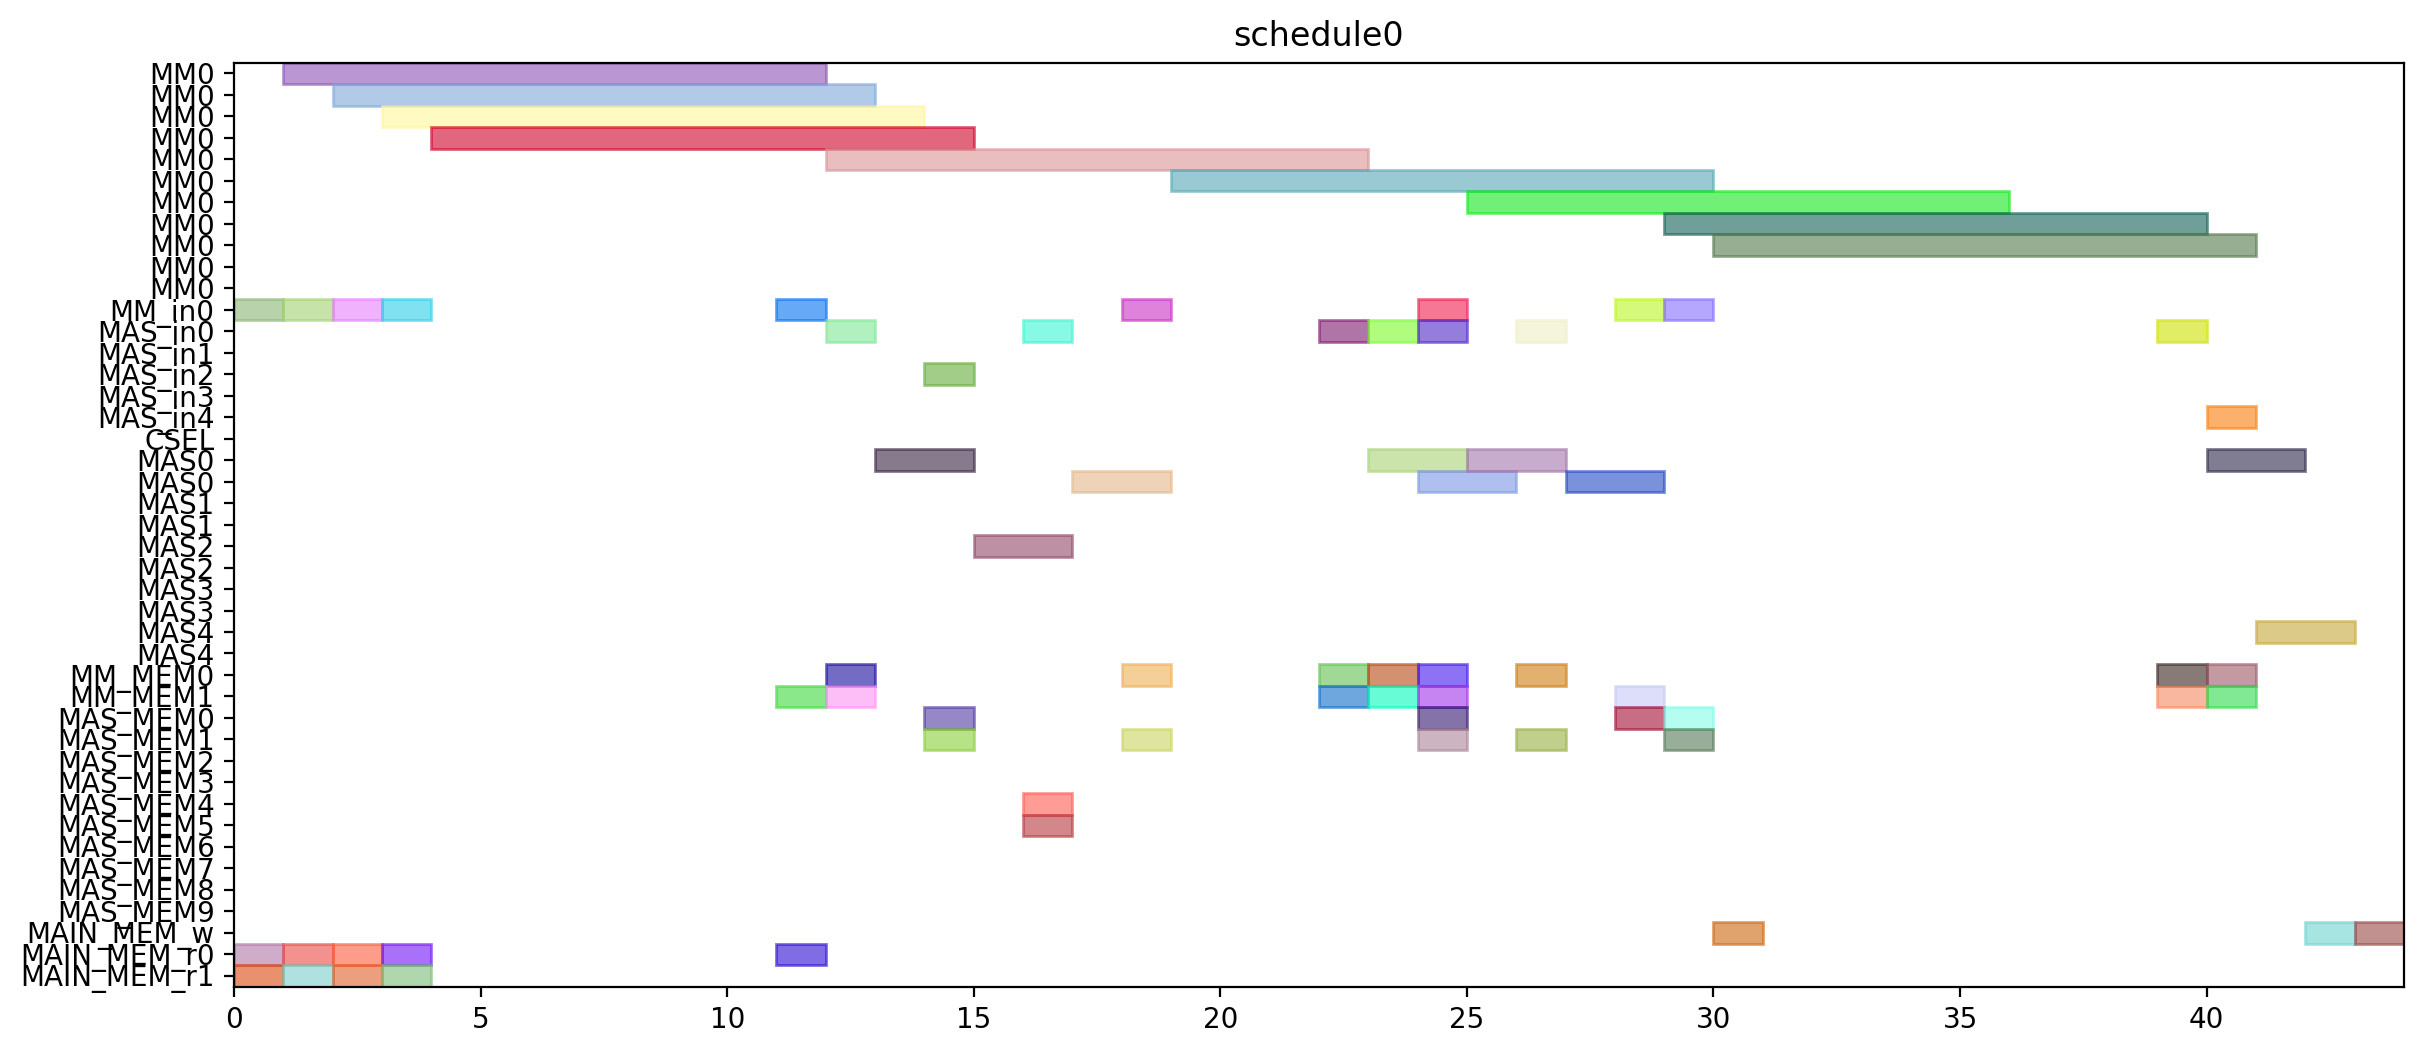

Write the Python code that produced this figure.
from pyschedule import Scenario, solvers, plotters, alt


def solve():
	horizon = 120
	S = Scenario("schedule0", horizon=horizon)

	# resource
	MM = S.Resources('MM', num=1, size=11)
	MM_in = S.Resources('MM_in', num=1)
	MAS_in = S.Resources('MAS_in', num=5)
	CSEL = S.Resource('CSEL')
	MAS = S.Resources('MAS', num=5, size=2, periods=range(1, horizon))
	MM_MEM = S.Resources('MM_MEM', num=2)
	MAS_MEM = S.Resources('MAS_MEM', num=10)
	MAIN_MEM_w = S.Resource('MAIN_MEM_w', size=1)
	MAIN_MEM_r = S.Resources('MAIN_MEM_r', num=2)

	# result of previous scheduling

	# new tasks
	t0 = S.Task('t0', length=11, delay_cost=1)
	t0 += alt(MM)
	t0_in = S.Task('t0_in', length=1, delay_cost=1)
	t0_in += alt(MM_in)
	S += t0_in*MM_in[0]<=t0*MM[0]
	t0_mem0 = S.Task('t0_mem0', length=1, delay_cost=1)
	t0_mem0 += MAIN_MEM_r[0]
	S += t0_mem0 <= t0

	t0_mem1 = S.Task('t0_mem1', length=1, delay_cost=1)
	t0_mem1 += MAIN_MEM_r[1]
	S += t0_mem1 <= t0

	t3 = S.Task('t3', length=11, delay_cost=1)
	t3 += alt(MM)
	t3_in = S.Task('t3_in', length=1, delay_cost=1)
	t3_in += alt(MM_in)
	S += t3_in*MM_in[0]<=t3*MM[0]
	t3_mem0 = S.Task('t3_mem0', length=1, delay_cost=1)
	t3_mem0 += MAIN_MEM_r[0]
	S += t3_mem0 <= t3

	t3_mem1 = S.Task('t3_mem1', length=1, delay_cost=1)
	t3_mem1 += MAIN_MEM_r[1]
	S += t3_mem1 <= t3

	t1 = S.Task('t1', length=11, delay_cost=1)
	t1 += alt(MM)
	t1_in = S.Task('t1_in', length=1, delay_cost=1)
	t1_in += alt(MM_in)
	S += t1_in*MM_in[0]<=t1*MM[0]
	t1_mem0 = S.Task('t1_mem0', length=1, delay_cost=1)
	t1_mem0 += MAIN_MEM_r[0]
	S += t1_mem0 <= t1

	t1_mem1 = S.Task('t1_mem1', length=1, delay_cost=1)
	t1_mem1 += MAIN_MEM_r[1]
	S += t1_mem1 <= t1

	t2 = S.Task('t2', length=11, delay_cost=1)
	t2 += alt(MM)
	t2_in = S.Task('t2_in', length=1, delay_cost=1)
	t2_in += alt(MM_in)
	S += t2_in*MM_in[0]<=t2*MM[0]
	t2_mem0 = S.Task('t2_mem0', length=1, delay_cost=1)
	t2_mem0 += MAIN_MEM_r[0]
	S += t2_mem0 <= t2

	t2_mem1 = S.Task('t2_mem1', length=1, delay_cost=1)
	t2_mem1 += MAIN_MEM_r[1]
	S += t2_mem1 <= t2

	t4 = S.Task('t4', length=11, delay_cost=1)
	t4 += alt(MM)
	t4_in = S.Task('t4_in', length=1, delay_cost=1)
	t4_in += alt(MM_in)
	S += t4_in*MM_in[0]<=t4*MM[0]
	t4_mem0 = S.Task('t4_mem0', length=1, delay_cost=1)
	t4_mem0 += MAIN_MEM_r[0]
	S += t4_mem0 <= t4

	t4_mem1 = S.Task('t4_mem1', length=1, delay_cost=1)
	t4_mem1 += alt(MM_MEM)
	S += (t2*MM[0])-1 < t4_mem1*MM_MEM[1]
	S += t4_mem1 <= t4

	t5 = S.Task('t5', length=2, delay_cost=1)
	t5 += alt(MAS)
	t5_in = S.Task('t5_in', length=1, delay_cost=1)
	t5_in += alt(MAS_in)
	S += t5_in*MAS_in[0]<=t5*MAS[0]

	S += t5_in*MAS_in[1]<=t5*MAS[1]

	S += t5_in*MAS_in[2]<=t5*MAS[2]

	S += t5_in*MAS_in[3]<=t5*MAS[3]

	S += t5_in*MAS_in[4]<=t5*MAS[4]

	t5_mem0 = S.Task('t5_mem0', length=1, delay_cost=1)
	t5_mem0 += alt(MM_MEM)
	S += (t0*MM[0])-1 < t5_mem0*MM_MEM[0]
	S += t5_mem0 <= t5

	t5_mem1 = S.Task('t5_mem1', length=1, delay_cost=1)
	t5_mem1 += alt(MM_MEM)
	S += (t0*MM[0])-1 < t5_mem1*MM_MEM[1]
	S += t5_mem1 <= t5

	t6 = S.Task('t6', length=2, delay_cost=1)
	t6 += alt(MAS)
	t6_in = S.Task('t6_in', length=1, delay_cost=1)
	t6_in += alt(MAS_in)
	S += t6_in*MAS_in[0]<=t6*MAS[0]

	S += t6_in*MAS_in[1]<=t6*MAS[1]

	S += t6_in*MAS_in[2]<=t6*MAS[2]

	S += t6_in*MAS_in[3]<=t6*MAS[3]

	S += t6_in*MAS_in[4]<=t6*MAS[4]

	t6_mem0 = S.Task('t6_mem0', length=1, delay_cost=1)
	t6_mem0 += alt(MAS_MEM)
	S += (t5*MAS[0])-1 < t6_mem0*MAS_MEM[0]
	S += (t5*MAS[1])-1 < t6_mem0*MAS_MEM[2]
	S += (t5*MAS[2])-1 < t6_mem0*MAS_MEM[4]
	S += (t5*MAS[3])-1 < t6_mem0*MAS_MEM[6]
	S += (t5*MAS[4])-1 < t6_mem0*MAS_MEM[8]
	S += t6_mem0 <= t6

	t6_mem1 = S.Task('t6_mem1', length=1, delay_cost=1)
	t6_mem1 += alt(MAS_MEM)
	S += (t5*MAS[0])-1 < t6_mem1*MAS_MEM[1]
	S += (t5*MAS[1])-1 < t6_mem1*MAS_MEM[3]
	S += (t5*MAS[2])-1 < t6_mem1*MAS_MEM[5]
	S += (t5*MAS[3])-1 < t6_mem1*MAS_MEM[7]
	S += (t5*MAS[4])-1 < t6_mem1*MAS_MEM[9]
	S += t6_mem1 <= t6

	t9 = S.Task('t9', length=2, delay_cost=1)
	t9 += alt(MAS)
	t9_in = S.Task('t9_in', length=1, delay_cost=1)
	t9_in += alt(MAS_in)
	S += t9_in*MAS_in[0]<=t9*MAS[0]

	S += t9_in*MAS_in[1]<=t9*MAS[1]

	S += t9_in*MAS_in[2]<=t9*MAS[2]

	S += t9_in*MAS_in[3]<=t9*MAS[3]

	S += t9_in*MAS_in[4]<=t9*MAS[4]

	t9_mem0 = S.Task('t9_mem0', length=1, delay_cost=1)
	t9_mem0 += alt(MM_MEM)
	S += (t0*MM[0])-1 < t9_mem0*MM_MEM[0]
	S += t9_mem0 <= t9

	t9_mem1 = S.Task('t9_mem1', length=1, delay_cost=1)
	t9_mem1 += alt(MM_MEM)
	S += (t4*MM[0])-1 < t9_mem1*MM_MEM[1]
	S += t9_mem1 <= t9

	t10 = S.Task('t10', length=2, delay_cost=1)
	t10 += alt(MAS)
	t10_in = S.Task('t10_in', length=1, delay_cost=1)
	t10_in += alt(MAS_in)
	S += t10_in*MAS_in[0]<=t10*MAS[0]

	S += t10_in*MAS_in[1]<=t10*MAS[1]

	S += t10_in*MAS_in[2]<=t10*MAS[2]

	S += t10_in*MAS_in[3]<=t10*MAS[3]

	S += t10_in*MAS_in[4]<=t10*MAS[4]

	t10_mem0 = S.Task('t10_mem0', length=1, delay_cost=1)
	t10_mem0 += alt(MM_MEM)
	S += (t4*MM[0])-1 < t10_mem0*MM_MEM[0]
	S += t10_mem0 <= t10

	t10_mem1 = S.Task('t10_mem1', length=1, delay_cost=1)
	t10_mem1 += alt(MM_MEM)
	S += (t4*MM[0])-1 < t10_mem1*MM_MEM[1]
	S += t10_mem1 <= t10

	t7 = S.Task('t7', length=2, delay_cost=1)
	t7 += alt(MAS)
	t7_in = S.Task('t7_in', length=1, delay_cost=1)
	t7_in += alt(MAS_in)
	S += t7_in*MAS_in[0]<=t7*MAS[0]

	S += t7_in*MAS_in[1]<=t7*MAS[1]

	S += t7_in*MAS_in[2]<=t7*MAS[2]

	S += t7_in*MAS_in[3]<=t7*MAS[3]

	S += t7_in*MAS_in[4]<=t7*MAS[4]

	t7_mem0 = S.Task('t7_mem0', length=1, delay_cost=1)
	t7_mem0 += alt(MAS_MEM)
	S += (t6*MAS[0])-1 < t7_mem0*MAS_MEM[0]
	S += (t6*MAS[1])-1 < t7_mem0*MAS_MEM[2]
	S += (t6*MAS[2])-1 < t7_mem0*MAS_MEM[4]
	S += (t6*MAS[3])-1 < t7_mem0*MAS_MEM[6]
	S += (t6*MAS[4])-1 < t7_mem0*MAS_MEM[8]
	S += t7_mem0 <= t7

	t7_mem1 = S.Task('t7_mem1', length=1, delay_cost=1)
	t7_mem1 += alt(MAS_MEM)
	S += (t6*MAS[0])-1 < t7_mem1*MAS_MEM[1]
	S += (t6*MAS[1])-1 < t7_mem1*MAS_MEM[3]
	S += (t6*MAS[2])-1 < t7_mem1*MAS_MEM[5]
	S += (t6*MAS[3])-1 < t7_mem1*MAS_MEM[7]
	S += (t6*MAS[4])-1 < t7_mem1*MAS_MEM[9]
	S += t7_mem1 <= t7

	t11 = S.Task('t11', length=2, delay_cost=1)
	t11 += alt(MAS)
	t11_in = S.Task('t11_in', length=1, delay_cost=1)
	t11_in += alt(MAS_in)
	S += t11_in*MAS_in[0]<=t11*MAS[0]

	S += t11_in*MAS_in[1]<=t11*MAS[1]

	S += t11_in*MAS_in[2]<=t11*MAS[2]

	S += t11_in*MAS_in[3]<=t11*MAS[3]

	S += t11_in*MAS_in[4]<=t11*MAS[4]

	t11_mem0 = S.Task('t11_mem0', length=1, delay_cost=1)
	t11_mem0 += alt(MAS_MEM)
	S += (t10*MAS[0])-1 < t11_mem0*MAS_MEM[0]
	S += (t10*MAS[1])-1 < t11_mem0*MAS_MEM[2]
	S += (t10*MAS[2])-1 < t11_mem0*MAS_MEM[4]
	S += (t10*MAS[3])-1 < t11_mem0*MAS_MEM[6]
	S += (t10*MAS[4])-1 < t11_mem0*MAS_MEM[8]
	S += t11_mem0 <= t11

	t11_mem1 = S.Task('t11_mem1', length=1, delay_cost=1)
	t11_mem1 += alt(MM_MEM)
	S += (t4*MM[0])-1 < t11_mem1*MM_MEM[1]
	S += t11_mem1 <= t11

	t8 = S.Task('t8', length=11, delay_cost=1)
	t8 += alt(MM)
	t8_in = S.Task('t8_in', length=1, delay_cost=1)
	t8_in += alt(MM_in)
	S += t8_in*MM_in[0]<=t8*MM[0]
	t8_mem0 = S.Task('t8_mem0', length=1, delay_cost=1)
	t8_mem0 += alt(MM_MEM)
	S += (t4*MM[0])-1 < t8_mem0*MM_MEM[0]
	S += t8_mem0 <= t8

	t8_mem1 = S.Task('t8_mem1', length=1, delay_cost=1)
	t8_mem1 += alt(MAS_MEM)
	S += (t7*MAS[0])-1 < t8_mem1*MAS_MEM[1]
	S += (t7*MAS[1])-1 < t8_mem1*MAS_MEM[3]
	S += (t7*MAS[2])-1 < t8_mem1*MAS_MEM[5]
	S += (t7*MAS[3])-1 < t8_mem1*MAS_MEM[7]
	S += (t7*MAS[4])-1 < t8_mem1*MAS_MEM[9]
	S += t8_mem1 <= t8

	new_PZ = S.Task('new_PZ', length=11, delay_cost=1)
	new_PZ += alt(MM)
	new_PZ_in = S.Task('new_PZ_in', length=1, delay_cost=1)
	new_PZ_in += alt(MM_in)
	S += new_PZ_in*MM_in[0]<=new_PZ*MM[0]
	S += 0<new_PZ

	new_PZ_w = S.Task('new_PZ_w', length=1, delay_cost=1)
	new_PZ_w += alt(MAIN_MEM_w)
	S += new_PZ <= new_PZ_w

	new_PZ_mem0 = S.Task('new_PZ_mem0', length=1, delay_cost=1)
	new_PZ_mem0 += alt(MM_MEM)
	S += (t1*MM[0])-1 < new_PZ_mem0*MM_MEM[0]
	S += new_PZ_mem0 <= new_PZ

	new_PZ_mem1 = S.Task('new_PZ_mem1', length=1, delay_cost=1)
	new_PZ_mem1 += alt(MAS_MEM)
	S += (t7*MAS[0])-1 < new_PZ_mem1*MAS_MEM[1]
	S += (t7*MAS[1])-1 < new_PZ_mem1*MAS_MEM[3]
	S += (t7*MAS[2])-1 < new_PZ_mem1*MAS_MEM[5]
	S += (t7*MAS[3])-1 < new_PZ_mem1*MAS_MEM[7]
	S += (t7*MAS[4])-1 < new_PZ_mem1*MAS_MEM[9]
	S += new_PZ_mem1 <= new_PZ

	t12 = S.Task('t12', length=2, delay_cost=1)
	t12 += alt(MAS)
	t12_in = S.Task('t12_in', length=1, delay_cost=1)
	t12_in += alt(MAS_in)
	S += t12_in*MAS_in[0]<=t12*MAS[0]

	S += t12_in*MAS_in[1]<=t12*MAS[1]

	S += t12_in*MAS_in[2]<=t12*MAS[2]

	S += t12_in*MAS_in[3]<=t12*MAS[3]

	S += t12_in*MAS_in[4]<=t12*MAS[4]

	t12_mem0 = S.Task('t12_mem0', length=1, delay_cost=1)
	t12_mem0 += alt(MM_MEM)
	S += (t0*MM[0])-1 < t12_mem0*MM_MEM[0]
	S += t12_mem0 <= t12

	t12_mem1 = S.Task('t12_mem1', length=1, delay_cost=1)
	t12_mem1 += alt(MAS_MEM)
	S += (t11*MAS[0])-1 < t12_mem1*MAS_MEM[1]
	S += (t11*MAS[1])-1 < t12_mem1*MAS_MEM[3]
	S += (t11*MAS[2])-1 < t12_mem1*MAS_MEM[5]
	S += (t11*MAS[3])-1 < t12_mem1*MAS_MEM[7]
	S += (t11*MAS[4])-1 < t12_mem1*MAS_MEM[9]
	S += t12_mem1 <= t12

	t13 = S.Task('t13', length=11, delay_cost=1)
	t13 += alt(MM)
	t13_in = S.Task('t13_in', length=1, delay_cost=1)
	t13_in += alt(MM_in)
	S += t13_in*MM_in[0]<=t13*MM[0]
	t13_mem0 = S.Task('t13_mem0', length=1, delay_cost=1)
	t13_mem0 += alt(MAS_MEM)
	S += (t12*MAS[0])-1 < t13_mem0*MAS_MEM[0]
	S += (t12*MAS[1])-1 < t13_mem0*MAS_MEM[2]
	S += (t12*MAS[2])-1 < t13_mem0*MAS_MEM[4]
	S += (t12*MAS[3])-1 < t13_mem0*MAS_MEM[6]
	S += (t12*MAS[4])-1 < t13_mem0*MAS_MEM[8]
	S += t13_mem0 <= t13

	t13_mem1 = S.Task('t13_mem1', length=1, delay_cost=1)
	t13_mem1 += alt(MAS_MEM)
	S += (t9*MAS[0])-1 < t13_mem1*MAS_MEM[1]
	S += (t9*MAS[1])-1 < t13_mem1*MAS_MEM[3]
	S += (t9*MAS[2])-1 < t13_mem1*MAS_MEM[5]
	S += (t9*MAS[3])-1 < t13_mem1*MAS_MEM[7]
	S += (t9*MAS[4])-1 < t13_mem1*MAS_MEM[9]
	S += t13_mem1 <= t13

	t14 = S.Task('t14', length=11, delay_cost=1)
	t14 += alt(MM)
	t14_in = S.Task('t14_in', length=1, delay_cost=1)
	t14_in += alt(MM_in)
	S += t14_in*MM_in[0]<=t14*MM[0]
	t14_mem0 = S.Task('t14_mem0', length=1, delay_cost=1)
	t14_mem0 += alt(MAS_MEM)
	S += (t12*MAS[0])-1 < t14_mem0*MAS_MEM[0]
	S += (t12*MAS[1])-1 < t14_mem0*MAS_MEM[2]
	S += (t12*MAS[2])-1 < t14_mem0*MAS_MEM[4]
	S += (t12*MAS[3])-1 < t14_mem0*MAS_MEM[6]
	S += (t12*MAS[4])-1 < t14_mem0*MAS_MEM[8]
	S += t14_mem0 <= t14

	t14_mem1 = S.Task('t14_mem1', length=1, delay_cost=1)
	t14_mem1 += alt(MM_MEM)
	S += (t3*MM[0])-1 < t14_mem1*MM_MEM[1]
	S += t14_mem1 <= t14

	new_PY = S.Task('new_PY', length=2, delay_cost=1)
	new_PY += alt(MAS)
	new_PY_in = S.Task('new_PY_in', length=1, delay_cost=1)
	new_PY_in += alt(MAS_in)
	S += new_PY_in*MAS_in[0]<=new_PY*MAS[0]

	S += new_PY_in*MAS_in[1]<=new_PY*MAS[1]

	S += new_PY_in*MAS_in[2]<=new_PY*MAS[2]

	S += new_PY_in*MAS_in[3]<=new_PY*MAS[3]

	S += new_PY_in*MAS_in[4]<=new_PY*MAS[4]

	S += 0<new_PY

	new_PY_w = S.Task('new_PY_w', length=1, delay_cost=1)
	new_PY_w += alt(MAIN_MEM_w)
	S += new_PY <= new_PY_w

	new_PY_mem0 = S.Task('new_PY_mem0', length=1, delay_cost=1)
	new_PY_mem0 += alt(MM_MEM)
	S += (t8*MM[0])-1 < new_PY_mem0*MM_MEM[0]
	S += new_PY_mem0 <= new_PY

	new_PY_mem1 = S.Task('new_PY_mem1', length=1, delay_cost=1)
	new_PY_mem1 += alt(MM_MEM)
	S += (t13*MM[0])-1 < new_PY_mem1*MM_MEM[1]
	S += new_PY_mem1 <= new_PY

	new_PX = S.Task('new_PX', length=2, delay_cost=1)
	new_PX += alt(MAS)
	new_PX_in = S.Task('new_PX_in', length=1, delay_cost=1)
	new_PX_in += alt(MAS_in)
	S += new_PX_in*MAS_in[0]<=new_PX*MAS[0]

	S += new_PX_in*MAS_in[1]<=new_PX*MAS[1]

	S += new_PX_in*MAS_in[2]<=new_PX*MAS[2]

	S += new_PX_in*MAS_in[3]<=new_PX*MAS[3]

	S += new_PX_in*MAS_in[4]<=new_PX*MAS[4]

	S += 0<new_PX

	new_PX_w = S.Task('new_PX_w', length=1, delay_cost=1)
	new_PX_w += alt(MAIN_MEM_w)
	S += new_PX <= new_PX_w

	new_PX_mem0 = S.Task('new_PX_mem0', length=1, delay_cost=1)
	new_PX_mem0 += alt(MM_MEM)
	S += (t14*MM[0])-1 < new_PX_mem0*MM_MEM[0]
	S += new_PX_mem0 <= new_PX

	new_PX_mem1 = S.Task('new_PX_mem1', length=1, delay_cost=1)
	new_PX_mem1 += alt(MM_MEM)
	S += (t14*MM[0])-1 < new_PX_mem1*MM_MEM[1]
	S += new_PX_mem1 <= new_PX

	solvers.mip.solve(S,msg=1,kind='CPLEX',ratio_gap=1.01)

	solution = [['hoge']*len(S.solution()[1]) for i in range(len(S.solution()))]
	for i in range(len(S.solution())):
		for j in range(len(S.solution()[i])):
			solution[i][j]=str(S.solution()[i][j])
	print(solution)

	cycles = int(solution[-1][3])

	pic_file_name = "/mnt/rose/usr1/fukuda/ABE/multiRAM_multiMAS_16mux/scheduling_result/stage11MM1_stage2MAS5/EP_DBL_A_0/schedule0.png"
	if(S.solution() != []):
		plotters.matplotlib.plot(S,img_filename=pic_file_name, show_task_labels=False, fig_size=(cycles*0.25+3, 6))

	return solution
